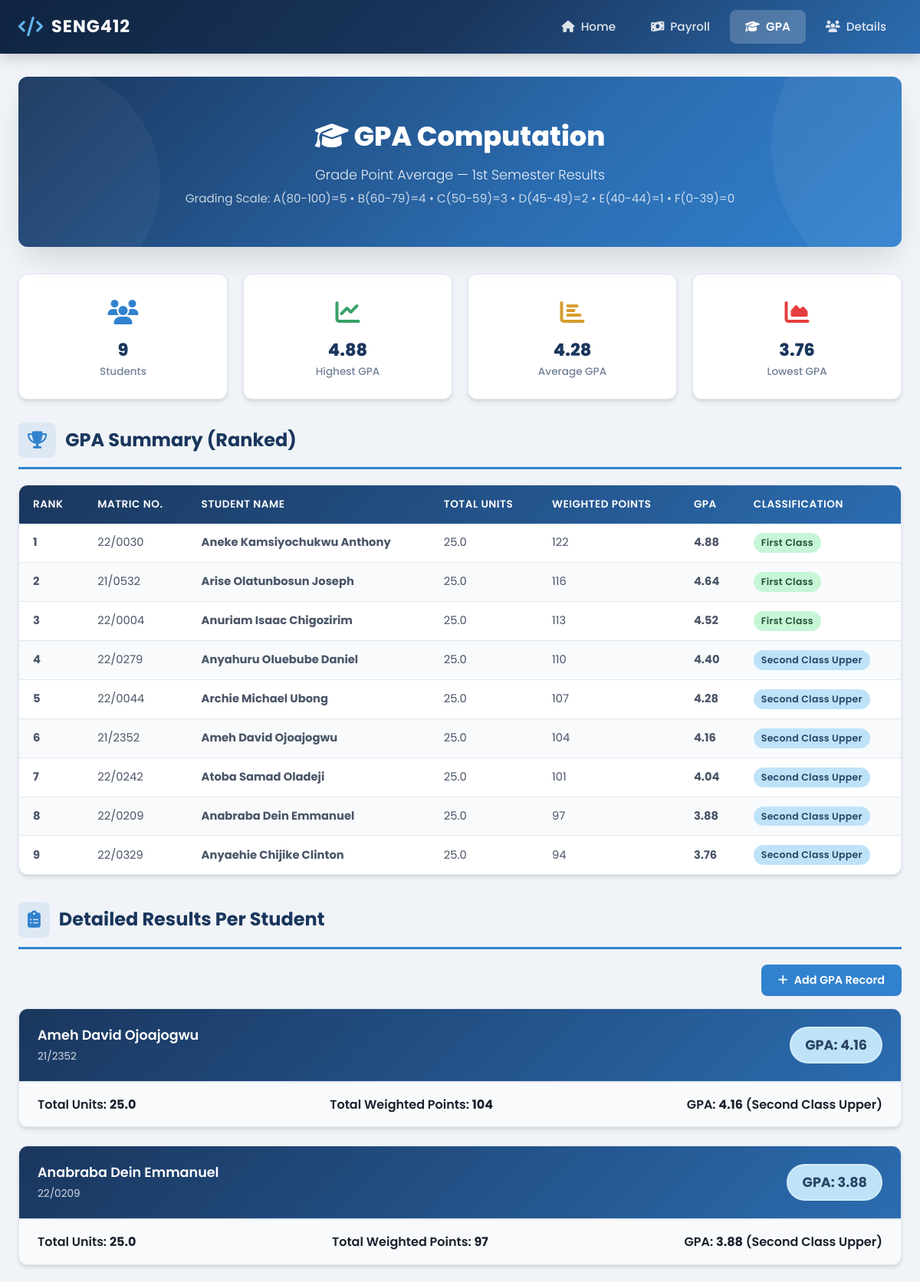
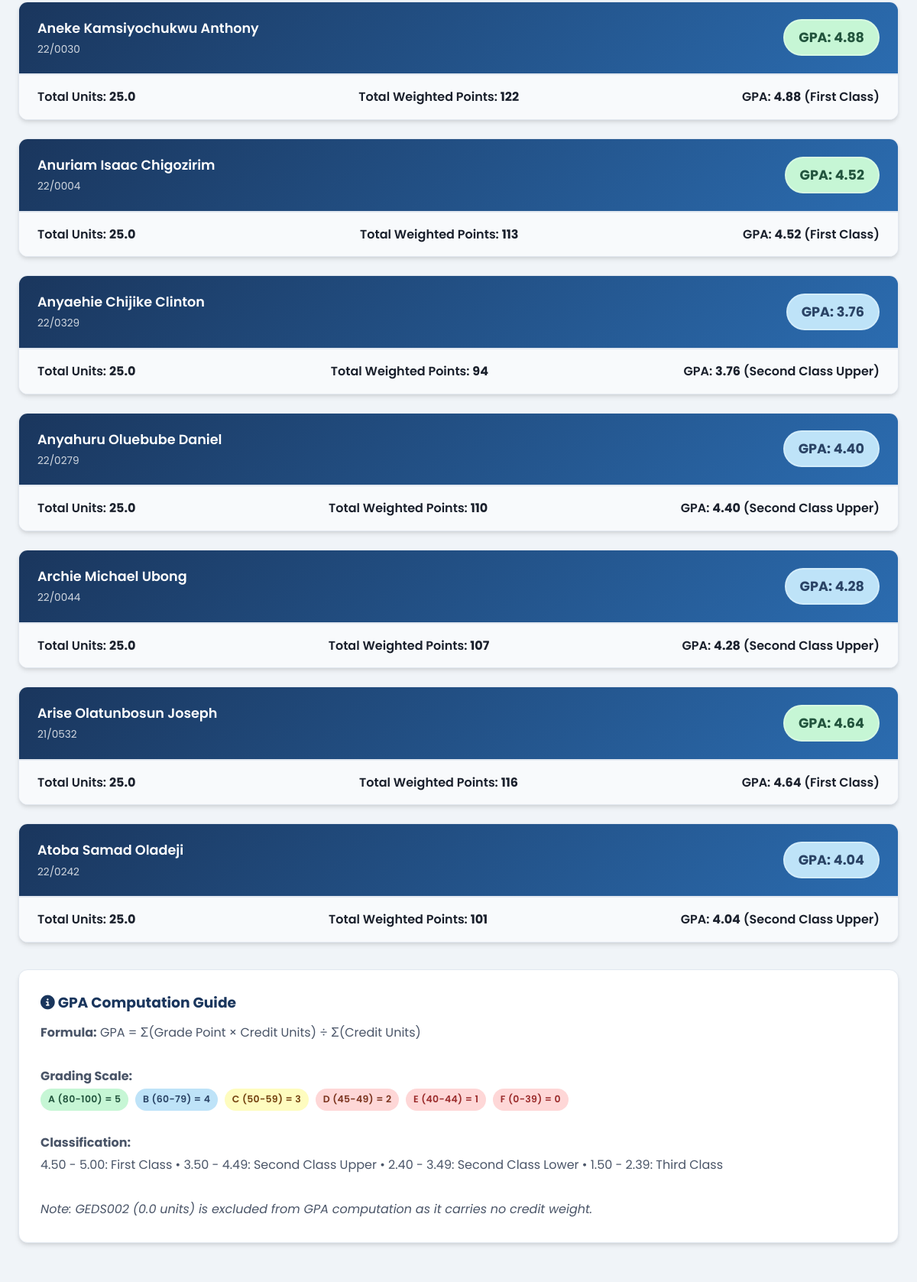
Screenshot of /gpa.php (upper part) with the database file from the repository (2 pictures, top to bottom).
### tables this page shows
CREATE TABLE members (
    id INT AUTO_INCREMENT PRIMARY KEY,
    matric_no VARCHAR(20) NOT NULL,
    full_name VARCHAR(100) NOT NULL,
    blood_group VARCHAR(5),
    state_of_origin VARCHAR(50),
    phone VARCHAR(20),
    hobbies TEXT
);

### gpa.php (the view, shortened to what this page needs)
<?php
include 'header.php';
include 'db.php';
$members = [];
$result = $conn->query("SELECT * FROM members ORDER BY id");
if ($result) {
    while ($row = $result->fetch_assoc()) {
        $members[$row['id']] = $row;
    }
}
$gpaData = [];
$result = $conn->query("SELECT g.*, c.course_code, c.course_title, c.credit_units
                         FROM gpa_records g
                         JOIN courses c ON g.course_id = c.id
                         ORDER BY g.member_id, c.id");
if ($result) {
    while ($row = $result->fetch_assoc()) {
        $gpaData[$row['member_id']][] = $row;
    }
}
$gpaResults = [];
foreach ($members as $id => $member) {
    $totalWeightedPoints = 0;
    $totalUnits = 0;
    $records = $gpaData[$id] ?? [];
    foreach ($records as $rec) {
        $units = floatval($rec['credit_units']);
        if ($units > 0) {
            $totalWeightedPoints += $rec['grade_point'] * $units;
            $totalUnits += $units;
        }
    }
    $gpa = $totalUnits > 0 ? round($totalWeightedPoints / $totalUnits, 2) : 0;
    $gpaResults[$id] = [
        'member' => $member,
        'records' => $records,
        'total_weighted' => $totalWeightedPoints,
        'total_units' => $totalUnits,
        'gpa' => $gpa
    ];
}
$sorted = $gpaResults;
uasort($sorted, function($a, $b) { return $b['gpa'] <=> $a['gpa']; });
function getGpaClass($gpa) {
    if ($gpa >= 4.50) return ['First Class', 'gpa-excellent'];
    if ($gpa >= 3.50) return ['Second Class Upper', 'gpa-very-good'];
    return ['Pass', 'gpa-fair'];
}
?>
<section class="hero">
    <h1><i class="fas fa-graduation-cap"></i> GPA Computation</h1>
    <p class="subtitle">Grade Point Average &mdash; 1st Semester Results</p>
    <p class="dept">Grading Scale: A(80-100)=5 &bull; B(60-79)=4 &bull; C(50-59)=3 &bull; D(45-49)=2 &bull; E(40-44)=1 &bull; F(0-39)=0</p>
</section>
<?php
$avgGpa = count($gpaResults) > 0 ? array_sum(array_column($gpaResults, 'gpa')) / count($gpaResults) : 0;
$highestGpa = count($gpaResults) > 0 ? max(array_column($gpaResults, 'gpa')) : 0;
$lowestGpa = count($gpaResults) > 0 ? min(array_column($gpaResults, 'gpa')) : 0;
?>
<div class="stats-grid">
    <div class="stat-card">
        <div class="stat-icon blue"><i class="fas fa-users"></i></div>
        <div class="stat-value"><?= count($gpaResults) ?></div>
        <div class="stat-label">Students</div>
    </div>
    <div class="stat-card">
        <div class="stat-icon green"><i class="fas fa-chart-line"></i></div>
        <div class="stat-value"><?= number_format($highestGpa, 2) ?></div>
        <div class="stat-label">Highest GPA</div>
    </div>
    <div class="stat-card">
        <div class="stat-icon orange"><i class="fas fa-chart-bar"></i></div>
        <div class="stat-value"><?= number_format($avgGpa, 2) ?></div>
        <div class="stat-label">Average GPA</div>
    </div>
    <div class="stat-card">
        <div class="stat-icon red"><i class="fas fa-chart-area"></i></div>
        <div class="stat-value"><?= number_format($lowestGpa, 2) ?></div>
        <div class="stat-label">Lowest GPA</div>
    </div>
</div>
<section class="section">
    <div class="section-header">
        <i class="fas fa-trophy"></i>
        <h2>GPA Summary (Ranked)</h2>
    </div>
    <div class="table-wrapper">
        <table>
            <thead>
                <tr>
                    <th>Rank</th>
                    <th>Matric No.</th>
                    <th>Student Name</th>
                    <th>Total Units</th>
                    <th>Weighted Points</th>
                    <th>GPA</th>
                    <th>Classification</th>
                </tr>
            </thead>
            <tbody>
                <?php $rank = 1; foreach ($sorted as $data):
                    $class = getGpaClass($data['gpa']);
                ?>
                <tr>
                    <td><strong><?= $rank++ ?></strong></td>
                    <td><?= htmlspecialchars($data['member']['matric_no']) ?></td>
                    <td><strong><?= htmlspecialchars($data['member']['full_name']) ?></strong></td>
                    <td><?= number_format($data['total_units'], 1) ?></td>
                    <td><?= $data['total_weighted'] ?></td>
                    <td><strong><?= number_format($data['gpa'], 2) ?></strong></td>
                    <td><span class="badge <?= $class[1] ?>"><?= $class[0] ?></span></td>
                </tr>
                <?php endforeach; ?>
            </tbody>
        </table>
    </div>
</section>
<section class="section">
    <div class="section-header">
        <i class="fas fa-clipboard-list"></i>
        <h2>Detailed Results Per Student</h2>
    </div>
    <div class="action-bar">
        <button class="btn btn-primary" onclick="openAddGpa()">
            <i class="fas fa-plus"></i> Add GPA Record
        </button>
    </div>
    <?php foreach ($gpaResults as $id => $data):
        $class = getGpaClass($data['gpa']);
    ?>
    <div class="gpa-card">
        <div class="gpa-card-header" onclick="toggleGpa(<?= $id ?>)">
            <div class="student-info">
                <h3><?= htmlspecialchars($data['member']['full_name']) ?></h3>
                <span><?= htmlspecialchars($data['member']['matric_no']) ?></span>
            </div>
            <div class="gpa-badge <?= $class[1] ?>">GPA: <?= number_format($data['gpa'], 2) ?></div>
        </div>
        <div class="gpa-card-footer">
            <span>Total Units: <strong><?= number_format($data['total_units'], 1) ?></strong></span>
            <span>Total Weighted Points: <strong><?= $data['total_weighted'] ?></strong></span>
            <span>GPA: <strong><?= number_format($data['gpa'], 2) ?></strong> (<?= $class[0] ?>)</span>
        </div>
    </div>
    <?php endforeach; ?>
</section>
<div class="card">
    <h3 style="color: var(--primary); margin-bottom: 10px;"><i class="fas fa-info-circle"></i> GPA Computation Guide</h3>
    <p style="color: var(--text-light); line-height: 1.8;">
        <strong>Formula:</strong> GPA = &Sigma;(Grade Point &times; Credit Units) &divide; &Sigma;(Credit Units)<br><br>
        <strong>Grading Scale:</strong><br>
        <span class="badge badge-a">A (80-100) = 5</span>&nbsp;
        <span class="badge badge-b">B (60-79) = 4</span>&nbsp;
        <span class="badge badge-c">C (50-59) = 3</span>&nbsp;
        <span class="badge badge-d">D (45-49) = 2</span>&nbsp;
        <span class="badge badge-f">E (40-44) = 1</span>&nbsp;
        <span class="badge badge-f">F (0-39) = 0</span><br><br>
        <strong>Classification:</strong><br>
        4.50 - 5.00: First Class &bull; 3.50 - 4.49: Second Class Upper &bull; 2.40 - 3.49: Second Class Lower &bull; 1.50 - 2.39: Third Class<br><br>
        <em>Note: GEDS002 (0.0 units) is excluded from GPA computation as it carries no credit weight.</em>
    </p>
</div>
<?php
include 'footer.php';
?>

### rows the page displays
members: matric_no "22/0030", full_name "Aneke Kamsiyochukwu Anthony"
members: matric_no "21/0532", full_name "Arise Olatunbosun Joseph"
members: matric_no "22/0004", full_name "Anuriam Isaac Chigozirim"
members: matric_no "22/0279", full_name "Anyahuru Oluebube Daniel"
members: matric_no "22/0044", full_name "Archie Michael Ubong"
members: matric_no "21/2352", full_name "Ameh David Ojoajogwu"
members: matric_no "22/0242", full_name "Atoba Samad Oladeji"
members: matric_no "22/0209", full_name "Anabraba Dein Emmanuel"
members: matric_no "22/0329", full_name "Anyaehie Chijike Clinton"

### other values shown
count($gpaResults) "9"
$highestGpa "4.88"
$avgGpa "4.28"
$lowestGpa "3.76"
$data['total_units'] "25.0"
$data['total_weighted'] "122"
$data['gpa'] "4.88"
$class[0] "First Class"
$data['total_weighted'] "116"
$data['gpa'] "4.64"
$data['total_weighted'] "113"
$data['gpa'] "4.52"
$data['total_weighted'] "110"
$data['gpa'] "4.40"
$class[0] "Second Class Upper"
